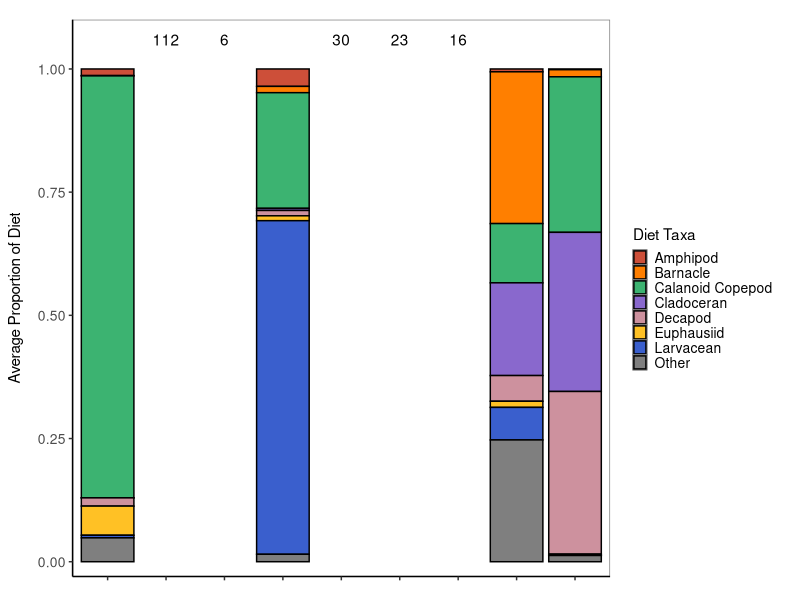
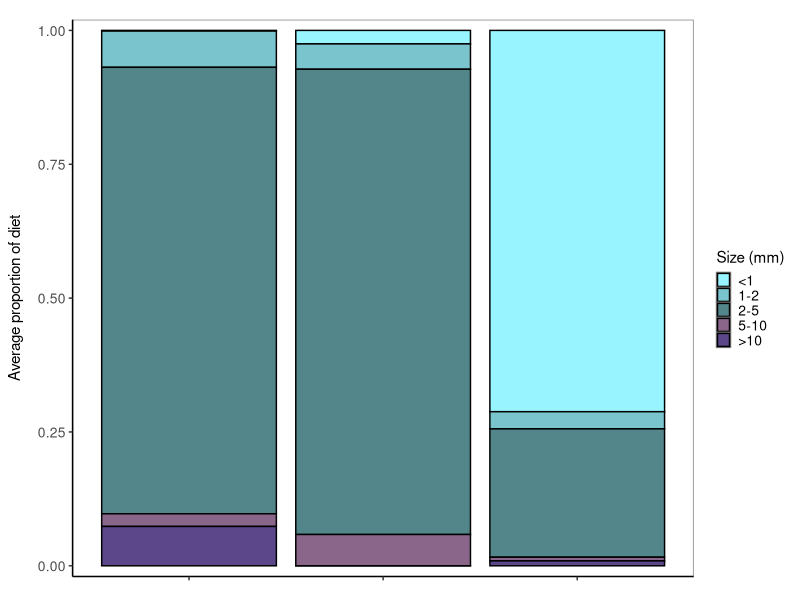
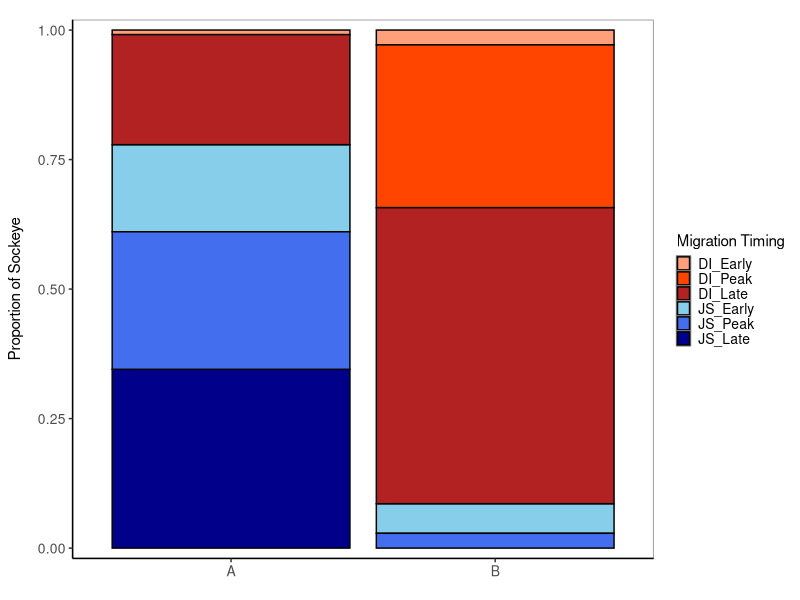
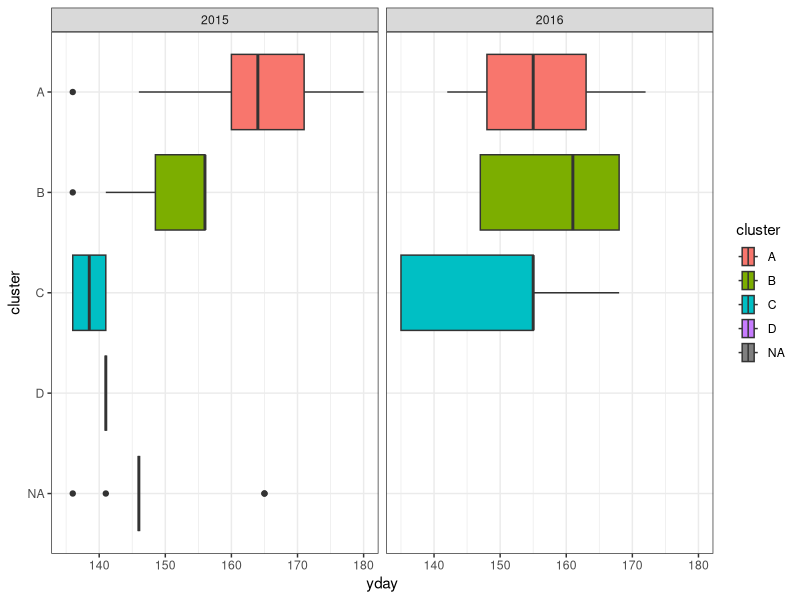
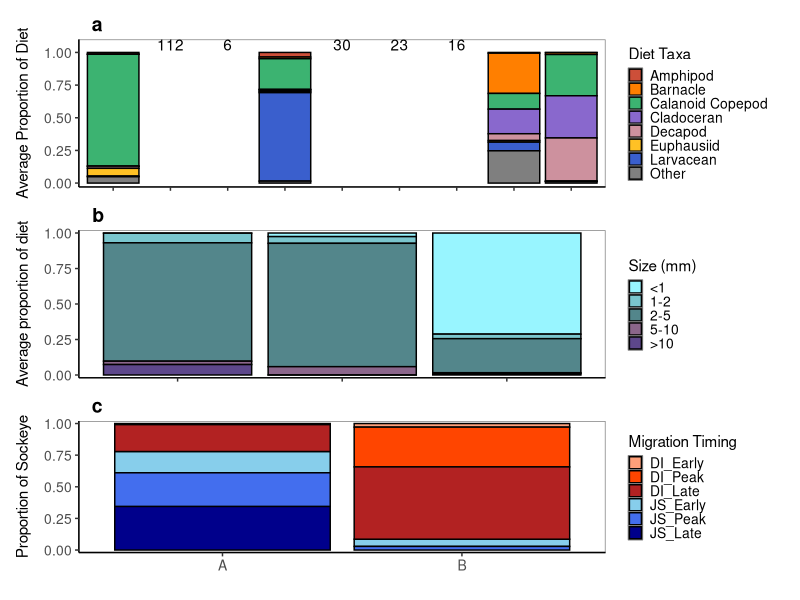
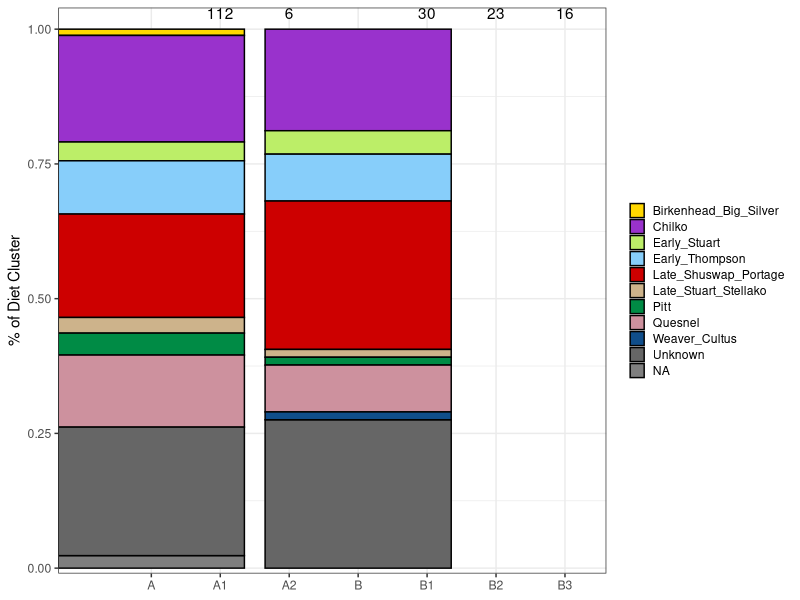
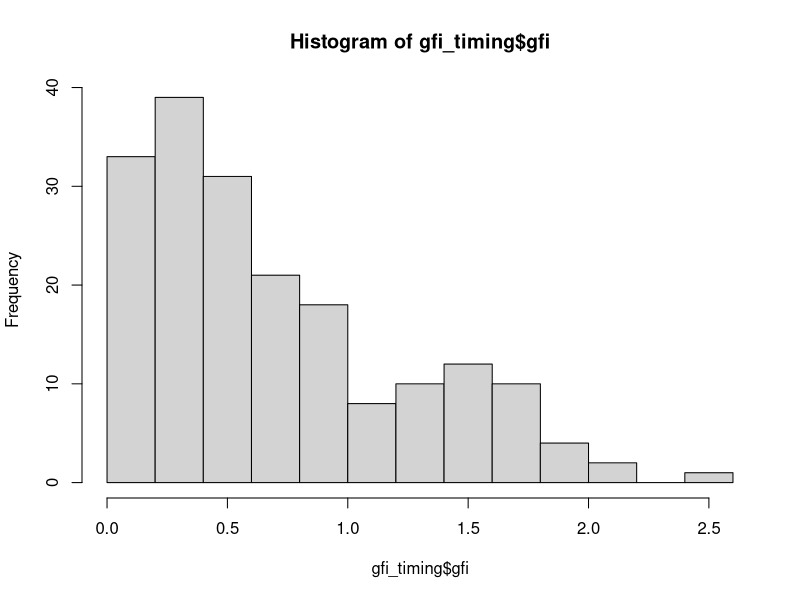
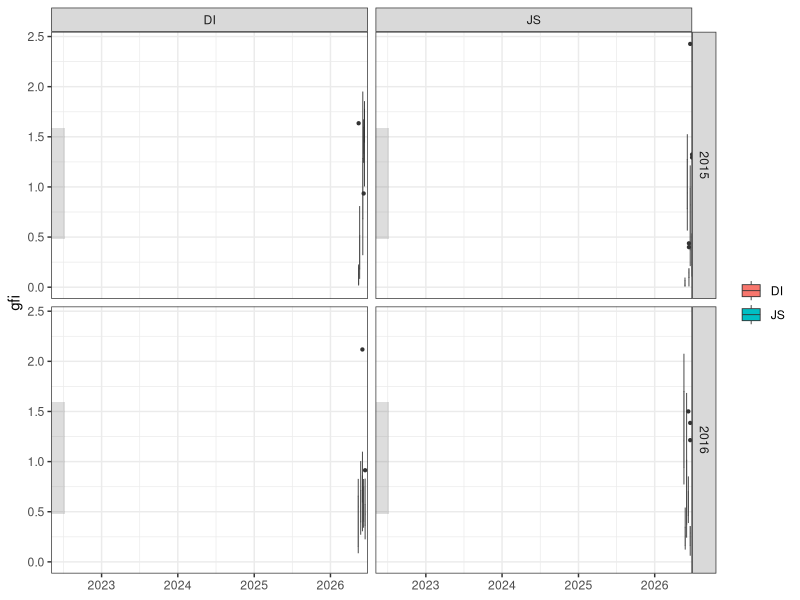

These figures' R source, in order: (Note: this script raises an error after producing the figures.)
## ---- chunk 1
library(tidyverse)
library(lubridate)
library(here)
library(ggpubr)
library(RColorBrewer)
library(scales)


# original code importing all data, but just use temporal to address reviewer comments
spat <- read_csv(here::here("raw", "spatial.csv")) 
temp <- read_csv(here::here("raw", "Temporal.csv"))

spat <- spat %>%
  mutate(date = make_date(year, month, day)) %>%
  select(ufn, date, year, month, day, location, region, site, forklength, fishweight, corrected.bolus.ww = corrected.ww, phylum, class, order, infraorder, family, genus, plot.taxon.g, plot.taxon, life.stage, DI, count, size, length.avg, corrected.prey.weight = corrected.weight) %>%
  mutate(corrected.prey.weight = as.numeric(corrected.prey.weight))

  
temp <- temp %>%
 select(ufn, date, year, month, day, location, region, site, forklength, fishweight, corrected.bolus.ww = corrected.ww, phylum, class, order, infraorder, family, genus, plot.taxon.g, plot.taxon, life.stage, DI, count, size, length.avg, corrected.prey.weight = corrected.weight) %>%
  mutate(month = as.numeric(month), day = as.numeric(day), fishweight = as.numeric(fishweight), length.avg = as.numeric(length.avg))

dat <- full_join(spat, temp)

meta <- read_csv(here("processed", "metadata_with_clusters.csv"))

# Plottable version of the data        
tempdat <- temp %>%
  unite(ID, c(site, ufn), remove = FALSE)

diet_clusters <- left_join(tempdat, meta[,c("ID", "tperiod", "time", "ID3", "cluster")], by = "ID") 

#write_csv(diet_clusters, "../processed/alldiet_wclusters.csv")
## ---- chunk 2
# calculating the proportion of each diet item in each stomach and then averaging across stomachs in each cluster
options(scipen = 999)
dietcomp_temp <- diet_clusters %>%
        select(ufn, site, cluster, plot.taxon.g, corrected.prey.weight) %>%
        filter(corrected.prey.weight != "NA", !plot.taxon.g %in% c('Nauplius', 'Digested', 'Parasite'), !is.na(plot.taxon.g)) %>% 
        complete(plot.taxon.g, nesting(ufn, site, cluster), fill = list(corrected.prey.weight = 0)) %>%
        group_by(ufn, plot.taxon.g, cluster) %>%
        summarise(biomass = sum(corrected.prey.weight)) %>%
        group_by(cluster, ufn) %>%
        mutate(tot_stom_biom = sum(biomass), ind_prop = biomass/tot_stom_biom) %>%
        group_by(cluster, plot.taxon.g) %>%
        mutate(meanprop = mean(ind_prop), sdprop = sd(ind_prop)) %>%
        group_by(cluster) %>%
        mutate(n = length(unique(ufn)), mean_tot_weight = mean(tot_stom_biom)) %>%
        select(cluster, n, mean_tot_weight, plot.taxon.g, meanprop, sdprop) %>%
        filter(n > 2) %>%
       distinct() 

write_csv(dietcomp_temp, "../processed/diet_content_weights.csv")
  
samplesizes <- data.frame(x=c("A1", "A2", "B1", "B2", "B3"), y=c(1.06, 1.06, 1.06, 1.06, 1.06), z=c(112, 6, 30, 23, 16))
        
# plotting proportions per cluster
dietcomp_cluster_plot <- ggplot(data = dietcomp_temp, aes(x = cluster, y = meanprop)) + 
        geom_bar(aes(fill = plot.taxon.g), position = "fill", stat = "identity", colour = "black") +
        geom_text(data = samplesizes, aes(x = x, y = y, label = as.factor(z))) +
        theme_classic()+
        scale_fill_manual(
                values = c("tomato3", "darkorange1", "mediumseagreen", "mediumpurple3", "pink3", "goldenrod1", "royalblue3", "grey50"), 
                labels = c("Amphipod   ", "Barnacle   ", "Calanoid Copepod   ", "Cladoceran   ", "Decapod   ", "Euphausiid   ", "Larvacean   ", "Other   ") 
        ) +
        theme(
                axis.text.x = element_blank(),
                axis.text.y = element_text(size = 10),
                axis.title.x = element_blank(),
                axis.title.y = element_text(size = 11, margin = margin(r=10)),
                panel.background = element_rect(fill = "white", colour = "grey50"),
                strip.background = element_blank(),
                strip.text = element_blank(),
                legend.title=element_text(size = 11),
                legend.text = element_text(size = 10),
                legend.key.size = unit(0.7, "line"),
                legend.position = "right",
                legend.justification = "left",
                plot.margin = unit(c(0.5,0.2,0.5,0.2), "cm")) +
        labs(y = "Average Proportion of Diet") +
        scale_y_continuous(limits = c(0, 1.07), breaks = seq(0, 1, by = 0.25), expand = c(0,0.03))
dietcomp_cluster_plot <- dietcomp_cluster_plot + guides(fill = guide_legend(ncol = 1, byrow = TRUE, title = "Diet Taxa"))
dietcomp_cluster_plot

#ggsave("../figs/speciescomp/dietcomp_biomass_bycluster.png", width = 16, height = 12, units = "cm", dpi = 300)


## ---- chunk 3
# Combining spatial and temporal data and just showing size comp by cluster
# calculating the proportion of each diet item in each stomach and then averaging across stomachs in each cluster (by weight)
alldiet_sizep <- diet_clusters %>%
        select(ufn, site, cluster, size, corrected.prey.weight) %>%
        filter(corrected.prey.weight != "NA", size != "NA", cluster != "NA") %>% 
        complete(size, nesting(ufn, site, cluster), fill = list(corrected.prey.weight = 0)) %>%
        mutate(size = factor(size, levels = c("<1", "1-2", "2-5", "5-10", ">10"))) %>%
        group_by(ufn, size, cluster) %>%
        summarise(biomass = sum(corrected.prey.weight)) %>%
        group_by(cluster, ufn) %>%
        mutate(tot_stom_biom = sum(biomass), ind_prop = biomass/tot_stom_biom) %>%
        group_by(cluster, size) %>%
        mutate(meanprop = mean(ind_prop), sdprop = sd(ind_prop)) %>%
        group_by(cluster) %>%
        mutate(n = length(unique(ufn)), mean_tot_weight = mean(tot_stom_biom)) %>%
        select(cluster, n, mean_tot_weight, size, meanprop, sdprop) %>%
        filter(n > 2) %>%     
        distinct() 

samplesizes <- data.frame(x=c("A1", "A2", "B1", "B2", "B3"), y=c(1.03, 1.03, 1.03, 1.03, 1.03), z=c(112, 6, 30, 23, 16))


# plotting averages per site
sizes_plot <- ggplot(data = alldiet_sizep, aes(x = cluster, y = meanprop)) + 
        geom_bar(aes(fill = size), position = "fill", stat = "identity", colour = "black") +
        #geom_text(data = samplesizes, aes(x = x, y = y, label = as.factor(z))) +
        theme_classic()+
        scale_fill_manual(values = c("cadetblue1","cadetblue3","cadetblue4","plum4","mediumpurple4")) +
        theme(
                axis.text.x = element_blank(),
                axis.text.y = element_text(size = 10),
                axis.title.x = element_blank(),
                axis.title.y = element_text(size = 11, margin = margin(r = 10)),
                panel.background = element_rect(fill = "white", colour = "grey50"),
                strip.background = element_blank(),
                legend.title = element_text(size = 11),
                legend.text = element_text(size = 10),
                legend.position = "right",
                legend.justification = "left",
                legend.key.size = unit(0.7, "line"),
                plot.margin = unit(c(0.5,0.2,0.5,0.2), "cm")) +
        labs(y = "Average proportion of diet") +
        scale_y_continuous(breaks = seq(0, 1, by = 0.25), expand = c(0,0.02))
sizes_plot <- sizes_plot + guides(fill = guide_legend(ncol = 1, byrow = TRUE, title = "Size (mm)"))
sizes_plot


#ggsave("../figs/sizes/dietcomp_sizes_bycluster_temp.png", width = 16, height = 12, units = "cm", dpi = 300)


## ---- chunk 4
# calculating the proportion of each diet item in each stomach and then averaging across stomachs in each cluster
timing_comp <- diet_clusters %>%
        select(ufn, site, cluster, tperiod) %>%
        distinct() %>%
        group_by(tperiod, cluster) %>%
        mutate(n = length(unique(ufn))) %>%
        select(-c(ufn, site)) %>%
        distinct() %>%
        group_by(cluster) %>%
        mutate(totcount = sum(n)) %>%
        mutate(tperiod = factor(tperiod, levels = c("DI_Early", "DI_Peak", "DI_Late", "JS_Early", "JS_Peak", "JS_Late"))) %>%
  filter(!cluster %in% c("C", "D", "E"), !is.na(cluster))
 

samplesizes <- data.frame(x=c("A1", "A2", "B1", "B2", "B3"), y=c(1.03, 1.03, 1.03, 1.03, 1.03), z=c(112, 6, 30, 23, 16))

ID_col <- c("DI_Early" = "lightsalmon", "DI_Peak" = "orangered1", "DI_Late" = "firebrick", "JS_Early" = "skyblue", "JS_Peak" = "royalblue2", "JS_Late" = "darkblue")
        
# plotting averages per site
timing_comp_clusterplot <- ggplot(data = timing_comp, aes(x = cluster, y = n)) + 
        geom_bar(aes(fill = tperiod), position = "fill", stat = "identity", colour = "black") +
        #geom_text(data = samplesizes, aes(x = x, y = y, label = as.factor(z))) +
        theme_classic()+
        theme(
                axis.text.x = element_text(size = 10),
                axis.text.y = element_text(size = 10),
                axis.title.x = element_blank(),
                axis.title.y = element_text(size = 11, margin = margin(r=10)),
                panel.background = element_rect(fill = "white", colour = "grey50"),
                strip.background = element_blank(),
                strip.text = element_blank(),
                legend.title=element_text(size = 11),
                legend.text = element_text(size = 10),
                legend.key.size = unit(0.7, "line"),
                legend.position = "right",
                legend.justification = "left",
                plot.margin = unit(c(0.5,0.2,0.5,0.2), "cm")) +
        labs(y = "Proportion of Sockeye") +
        scale_y_continuous(expand = c(0,0.02)) +
        scale_fill_manual(values = ID_col)
timing_comp_clusterplot <- timing_comp_clusterplot + guides(fill = guide_legend(ncol = 1, byrow = TRUE, title = "Migration Timing"))
timing_comp_clusterplot

#ggsave("../figs/speciescomp/temp_migration_timing_bycluster.png", width = 16, height = 12, units = "cm", dpi = 300)


# Now for boxplots
# Group timing based on migration timing of sockeye and quartile ranges of peak migration
timing_IQR_2 <- diet_clusters %>%
  select(ufn, date, year, location, site, cluster) %>%
  distinct() %>%
  mutate(yday = yday(date)) %>%
  mutate(ID4 = case_when(location == "DI" & year == 2015 & yday < 141 ~ "DI_Early",
                         location == "DI" & year == 2015 & yday > 140 & yday < 155 ~ "DI_Peak",
                         location == "DI" & yday > 154 ~ "DI_Late",
                         location == "DI" & year == 2016 & yday < 139 ~ "DI_Early",
                         location == "DI" & year == 2016 & yday > 138 & yday < 155 ~ "DI_Peak",
                         location == "JS" & year == 2015 & yday < 148 ~ "JS_Early",
                         location == "JS" & year == 2015 & yday > 147 & yday < 159 ~ "JS_Peak",
                         location == "JS" & year == 2015 & yday > 158 ~ "JS_Late",
                         location == "JS" & year == 2016 & yday < 149 ~ "JS_Early",
                         location == "JS" & year == 2016 & yday > 148 & yday < 164 ~ "JS_Peak",
                         location == "JS" & year == 2016 & yday > 164 ~ "JS_Late")) %>%
  distinct() %>%
  mutate(ID4 = factor(ID4, levels = c("DI_Early", "DI_Peak", "DI_Late", "JS_Early", "JS_Peak", "JS_Late")))

ggplot(timing_IQR_2, aes(x = yday, y = cluster, fill = cluster)) +
  geom_boxplot() +
  facet_grid(.~year) +
  theme_bw() +
  scale_y_discrete(limits = rev)

ggsave("../figs/speciescomp/temp_migrationtiming_boxplots_bycluster.png", width = 16, height = 12, units = "cm", dpi = 300)
## ---- chunk 5
# Combining species comp and size comp into single figure
ggarrange(dietcomp_cluster_plot, sizes_plot, timing_comp_clusterplot, ncol = 1, common.legend = FALSE, legend = "right", labels = c("a", "b", "c"), label.x = 0.1, label.y = 1.05, nrow = 3, align = "v") +
  theme(plot.margin = margin(0.5,0.2,0.2,0.2, "cm"))
ggsave("../figs/speciescomp/temp_clustercomp.pdf", width = 20, height = 22, units = "cm", dpi = 300)
## ---- chunk 6
cluster_stocks <- meta %>%
  select(ufn, cluster, stock_1) %>%
  mutate(stock_1 = case_when(stock_1 %in% c("Horsefly", "Mitchell", "Quesnel_Horsef", "Quesnel_Mitche", "Quesnel_Decept", "Wasko_Cr", "Blue_Lead_Ck") ~ "Quesnel",
                             stock_1 == "Birkenhead" ~ "Birkenhead_Big_Silver",
                             stock_1 %in% c("Gates_Cr", "Nadina", "Bowron") ~ "Nadina_Gates_Bowron_Nahatlatch",
                             stock_1 %in% c("L_Adams", "L_Shuswap", "MiddleShuswap", "Little", "Portage_Cr") ~ "Late_Shuswap_Portage",
                             stock_1 %in% c("Paula", "Narrows", "Blackwater", "Hudson_Bay") ~ "Early_Stuart",
                             stock_1 %in% c("Scotch", "Seymour", "Eagle_L") ~ "Early_Thompson",
                             stock_1 %in% c("Stellako", "Tachie", "Pinchi_Cr", "Middle") ~ "Late_Stuart_Stellako",
                             stock_1 == "Thompson_N" ~ "Raft_North_Thompson",
                             stock_1 %in% c("Weaver", "Cultus_Lake") ~ "Weaver_Cultus",
                             stock_1 %in% c("Chilko", "Chilko-North", "Chilko_south") ~ "Chilko",
                             TRUE ~ stock_1)) %>%
  mutate(stock_1 = replace_na(stock_1, "Unknown")) %>%
  mutate(tot_n = length(unique(ufn))) %>%
  group_by(stock_1) %>%
  mutate(stock_n = length(unique(ufn)), run_prop = stock_n/tot_n) %>%
  filter(!cluster %in% c("C", "D", "E"), run_prop > 0.01) %>%
  group_by(cluster, stock_1) %>%
  summarise(n = length(unique(ufn))) %>%
  mutate(stock_1 = factor(stock_1, levels = c("Birkenhead_Big_Silver", "Chilko", "Early_Stuart", "Early_Thompson", "Late_Shuswap_Portage", "Late_Stuart_Stellako", "Pitt", "Quesnel",   "Weaver_Cultus", "Unknown")))
  
col = c("gold", "darkorchid", "darkolivegreen2", "lightskyblue", "red3", "navajowhite3", "springgreen4", "pink3", "dodgerblue4", "grey40")
samplesizes <- data.frame(x=c("A1", "A2", "B1", "B2", "B3"), y=c(1.03, 1.03, 1.03, 1.03, 1.03), z=c(112, 6, 30, 23, 16))


stock_comp <- ggplot(cluster_stocks, aes(x = cluster, y = n)) +
  geom_bar(stat = "identity", position = "fill", colour = "black", aes(fill = stock_1)) +
  geom_text(data = samplesizes, aes(x = x, y = y, label = as.factor(z))) +
  theme_bw() +
  theme(legend.title = element_blank(),
        legend.key.size = unit(0.8, "line"),
        axis.title.x = element_blank()) +
  labs(y = "% of Diet Cluster") +
  scale_fill_manual(values = col) +
  scale_y_continuous(expand = c(0,0.01))
stock_comp

ggsave("../figs/GSI/stocks_by_cluster.png", width = 14, height = 10, units = "cm")

## ---- chunk 7
## --- GFI analyses by migration timing ---
gfi_timing <- temp %>%
  select(ufn, date, location, site, fishweight, corrected.bolus.ww) %>%
  filter(corrected.bolus.ww > 0, !is.na(fishweight)) %>%
  group_by(ufn) %>%
  mutate(gfi = (((corrected.bolus.ww)/1000)/(fishweight))*100) %>%
  distinct() %>%
  mutate(year = year(ymd(date))) %>%
  group_by(location) %>%
  mutate(med_gfi = median(gfi), min_gfi = min(gfi), max_gfi = max(gfi)) 

hist(gfi_timing$gfi)

gfi_timing$date_m <- format(as.Date(gfi_timing$date), "%b-%d")
gfi_timing$date_m1 <- as.Date(gfi_timing$date_m, format = "%b-%d")

ggplot(gfi_timing, aes(x = date_m1, y = gfi)) +
  geom_boxplot(aes(fill = location, group = date), lwd = 0.3, outlier.size = 0.8) +
  facet_grid(year ~ location) +
  theme_bw() +
  theme(axis.title.x = element_blank(),
        legend.title = element_blank()) +
  annotate("rect", xmin = as.Date("2022-05-05"), xmax = as.Date("2022-07-10"), ymin = 0.48, ymax = 1.59, alpha = .2) +
  scale_x_date(expand = c(0,0))
ggsave("../figs/gfi/gfi_allsamples.png", width = 15, height = 10, units = "cm")


ind_dat <- dat %>%
  select(ufn, forklength) %>%
  distinct()
hist(ind_dat$forklength)
shapiro.test(ind_dat$forklength) # not normally distributed so present lengths and gfi's as medians with ranges

## --- GFI analyses by diet cluster --- 
gfi <- diet_clusters %>%
        select(ufn, cluster, site, fishweight, corrected.bolus.ww) %>%
        filter(corrected.bolus.ww > 0, !is.na(fishweight), cluster != "NA") %>%
        group_by(ufn) %>%
        mutate(gfi = (((corrected.bolus.ww)/1000)/(fishweight))*100) %>%
        distinct()

ggplot(gfi, aes(x = cluster, y = gfi)) +
  geom_boxplot() +
  theme_bw() +
  theme(axis.title.x = element_blank()) +
  labs(y = "Gut Fullness Index") +
  scale_y_continuous(breaks = seq(0,6,1))

ggsave("../figs/gfi/gfi_bycluster.png",  width = 10, height = 8, units = "cm", dpi = 300)
 
quantile(gfi$gfi, probs = seq(0,1,0.25))

# Group gfi's based on 25th and 75th percentiles and then plot differences in diet comp
gfi_deets <- diet_clusters %>%
 select(ufn, cluster, site, fishweight, corrected.bolus.ww, plot.taxon.g, DI, count, size, corrected.prey.weight) %>%
  filter(corrected.bolus.ww > 0, !is.na(fishweight), cluster != "NA") %>%
  group_by(ufn) %>%
  mutate(gfi = (((corrected.bolus.ww)/1000)/(fishweight))*100) %>%
  distinct() %>%
  mutate(gfi_cat = case_when(gfi < 0.2 ~ 'Low',
                             gfi > 1.0 ~ 'High',
                             TRUE ~ 'Medium')) %>%
  mutate(gfi_cat = factor(gfi_cat, levels = c("Low", "Medium", "High"))) %>%
  filter(corrected.prey.weight != "NA", !plot.taxon.g %in% c('Nauplius', 'Digested', 'Parasite'), !is.na(plot.taxon.g)) %>%
  complete(plot.taxon.g, nesting(ufn, site, gfi_cat), fill = list(corrected.prey.weight = 0)) %>%
  group_by(ufn, plot.taxon.g, gfi_cat) %>%
  summarise(biomass = sum(corrected.prey.weight)) %>%
  group_by(gfi_cat, ufn) %>%
  mutate(tot_stom_biom = sum(biomass), ind_prop = biomass/tot_stom_biom) %>%
  group_by(gfi_cat, plot.taxon.g) %>%
  mutate(meanprop = mean(ind_prop), sdprop = sd(ind_prop)) %>%
  group_by(gfi_cat) %>%
  mutate(n = length(unique(ufn)), mean_tot_weight = mean(tot_stom_biom)) %>%
  select(gfi_cat, n, mean_tot_weight, plot.taxon.g, meanprop, sdprop) %>%
  distinct() %>%
  filter(meanprop > 0.049)


samplesizes <- data.frame(x=c("Low", "Medium", "High"), y=c(1.02, 1.02, 1.02), z=c(69, 144, 70))
        
n <- 32
qual_col_pals = brewer.pal.info[brewer.pal.info$category == 'qual',]
col_vector = unlist(mapply(brewer.pal, qual_col_pals$maxcolors, rownames(qual_col_pals)))
pie(rep(1,n), col=sample(col_vector, n))

# plotting averages per site
dietcomp_gfi_plot <- ggplot(data = gfi_deets, aes(x = gfi_cat, y = meanprop)) + 
        geom_bar(aes(fill = plot.taxon.g), position = "fill", stat = "identity", colour = "black") +
        geom_text(data = samplesizes, aes(x = x, y = y, label = as.factor(z))) +
        theme_classic()+
        scale_fill_manual(
                values = c("tomato3", "darkorange1", "mediumseagreen", "mediumpurple3", "pink3", "goldenrod1", "royalblue3", "grey50"), 
                labels = c("Amphipod   ", "Barnacle   ", "Calanoid Copepod   ", "Cladoceran   ", "Decapod   ", "Euphausiid   ", "Larvacean   ", "Other   ")) +
        theme(
                axis.text.x = element_text(size = 10),
                axis.text.y = element_text(size = 10),
                axis.title.x = element_blank(),
                axis.title.y = element_text(size = 11, margin = margin(r=10)),
                panel.background = element_rect(fill = "white", colour = "grey50"),
                strip.background = element_blank(),
                strip.text = element_blank(),
                legend.title=element_blank(),
                legend.text = element_text(size = 10),
                legend.key.size = unit(0.7, "line"),
                legend.position = "bottom",
                legend.justification = "center",
                plot.margin = unit(c(0.5,0.5,0.2,0.2), "cm")) +
        labs(y = "Average Proportion of Diet") +
        scale_y_continuous(expand = c(0,0.02)) 
  #scale_fill_manual(values = col_vector) #use when showing detailed taxonomy
dietcomp_gfi_plot <- dietcomp_gfi_plot + guides(fill = guide_legend(nrow = 3, byrow = TRUE))
dietcomp_gfi_plot

ggsave("../figs/speciescomp/dietcomp_biomass_byGFI.png", width = 13, height = 16, units = "cm", dpi = 300)



# calculating the proportion of each diet item in each stomach and then averaging across stomachs in each cluster (by weight)
gfi_sizep <- diet_clusters %>%
  select(ufn, site, size, corrected.bolus.ww, fishweight, corrected.prey.weight) %>%
  filter(corrected.prey.weight != "NA", size != "NA") %>% 
  group_by(ufn) %>%
  mutate(gfi = (((corrected.bolus.ww)/1000)/(fishweight))*100) %>%
  mutate(gfi_cat = case_when(gfi < 0.2 ~ 'Low',
                             gfi > 1.0 ~ 'High',
                             TRUE ~ 'Medium')) %>%
  mutate(gfi_cat = factor(gfi_cat, levels = c("Low", "Medium", "High"))) %>%
  complete(size, nesting(ufn, site, gfi_cat), fill = list(corrected.prey.weight = 0)) %>%
  mutate(size = factor(size, levels = c("<1", "1-2", "2-5", "5-10", ">10"))) %>%
  
  group_by(ufn, size, gfi_cat) %>%
  summarise(biomass = sum(corrected.prey.weight)) %>%
  group_by(gfi_cat, ufn) %>%
  mutate(tot_stom_biom = sum(biomass), ind_prop = biomass/tot_stom_biom) %>%
  group_by(gfi_cat, size) %>%
  mutate(meanprop = mean(ind_prop), sdprop = sd(ind_prop)) %>%
  group_by(gfi_cat) %>%
  mutate(n = length(unique(ufn)), mean_tot_weight = mean(tot_stom_biom)) %>%
  select(gfi_cat, n, mean_tot_weight, size, meanprop, sdprop) %>%
  distinct() 

samplesizes <- data.frame(x=c("Low", "Medium", "High"), y=c(1.02, 1.02, 1.02), z=c(69, 144, 70))

# plotting averages per site
gfi_sizes_plot <- ggplot(data = gfi_sizep, aes(x = gfi_cat, y = meanprop)) + 
        geom_bar(aes(fill = size), position = "fill", stat = "identity", colour = "black") +
        geom_text(data = samplesizes, aes(x = x, y = y, label = as.factor(z))) +
        theme_classic()+
        scale_fill_manual(values = c("cadetblue1","cadetblue3","cadetblue4","plum4","mediumpurple4")) +
        theme(
                axis.text.x = element_text(size = 10),
                axis.text.y = element_text(size = 10),
                axis.title.x = element_blank(),
                axis.title.y = element_text(size = 12, margin = margin(r = 10)),
                panel.background = element_rect(fill = "white", colour = "grey50"),
                strip.background = element_blank(),
                strip.text = element_text(size = 12),
                legend.title = element_text(size = 12),
                legend.text = element_text(size = 10),
                legend.position = "bottom",
                legend.key.size = unit(0.7, "line"),
                plot.margin = unit(c(0.5,0.2,0.5,0.2), "cm")) +
        labs(y = "Average proportion of diet") +
        scale_y_continuous(expand = c(0,0.02))
gfi_sizes_plot
ggsave("../figs/sizes/gfi_cat_sizes.png", width = 12, height = 15, units = "cm", dpi = 300)
 

# Combining species comp and size comp into single figure for gfi categories
ggarrange(dietcomp_gfi_plot, gfi_sizes_plot, ncol = 2, common.legend = FALSE, legend = "bottom", labels = "AUTO", label.x = 0.2, label.y = 1.01, nrow = 1, align = "h")
ggsave("../figs/speciescomp/dietcomp_by_gfi.png", width = 22, height = 16, units = "cm", dpi = 300)
 

gfi2 <- gfi_timing %>%
  mutate(year = year(ymd(date)), yday = yday(date))  %>%
  mutate(tperiod = case_when(location == "DI" & year == 2015 & yday < 141 ~ "Early", #ydays for each migration timing group based on Brett's cumulative catch over the sampling period using Q1 and Q3
                         location == "DI" & year == 2015 & yday > 140 & yday < 154 ~ "Peak",
                         location == "DI" & yday > 153 ~ "Late",
                         location == "DI" & year == 2016 & yday < 139 ~ "Early",
                         location == "DI" & year == 2016 & yday > 138 & yday < 155 ~ "Peak",
                         location == "JS" & year == 2015 & yday < 148 ~ "Early",
                         location == "JS" & year == 2015 & yday > 147 & yday < 159 ~ "Peak",
                         location == "JS" & year == 2015 & yday > 158 ~ "Late",
                         location == "JS" & year == 2016 & yday < 149 ~ "Early",
                         location == "JS" & year == 2016 & yday > 148 & yday < 164 ~ "Peak",
                         location == "JS" & year == 2016 & yday > 164 ~ "Late")) %>%
  mutate(tperiod = as.factor(tperiod))

gfi3 <- left_join(gfi2, meta[c("ufn", "stock_1")], by = "ufn")

hist(gfi3$gfi)

anova <- aov(gfi~tperiod*stock_1, data = gfi3)
summary(anova)
plot(anova)
TukeyHSD(anova, conf.level = 0.95)
par(mar=c(5,10,4,1))
plot(TukeyHSD(anova, conf.level = 0.95), las = 2)

# Data are non-parametric
kruskal.test(size~tperiod, data = JS_dat)
# only sig difs were in biomass between years and size between time periods - use post-hoc tests

# post hoc
dunnTest(size ~ tperiod, data = JS_dat, method = "bonferroni")
# mean size greater in JS in peak vs early


## ---- chunk 8
Metridia <- dat %>%
  filter(plot.taxon == "Metridia") %>%
  select(ufn, location, size, length.avg) %>%
  distinct()
